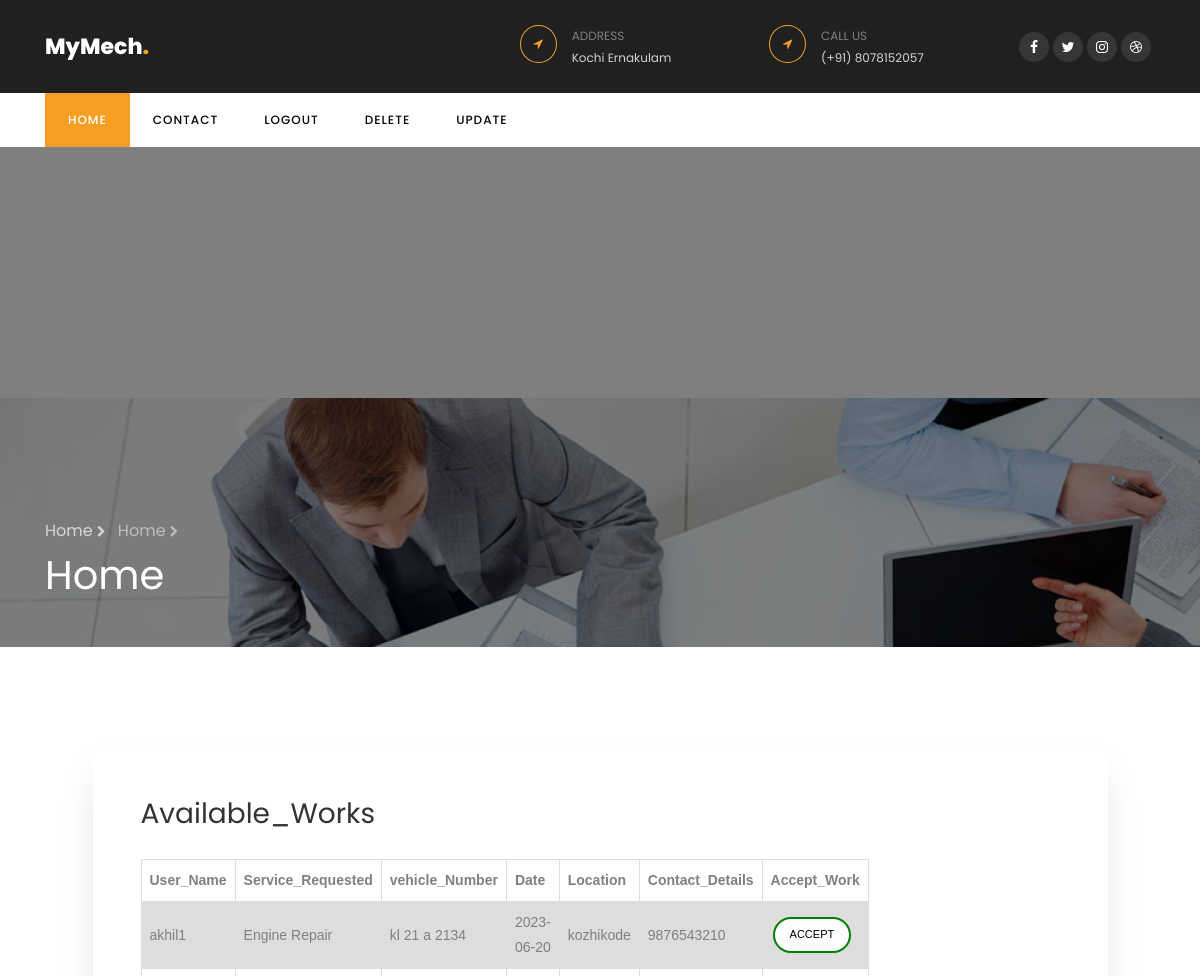
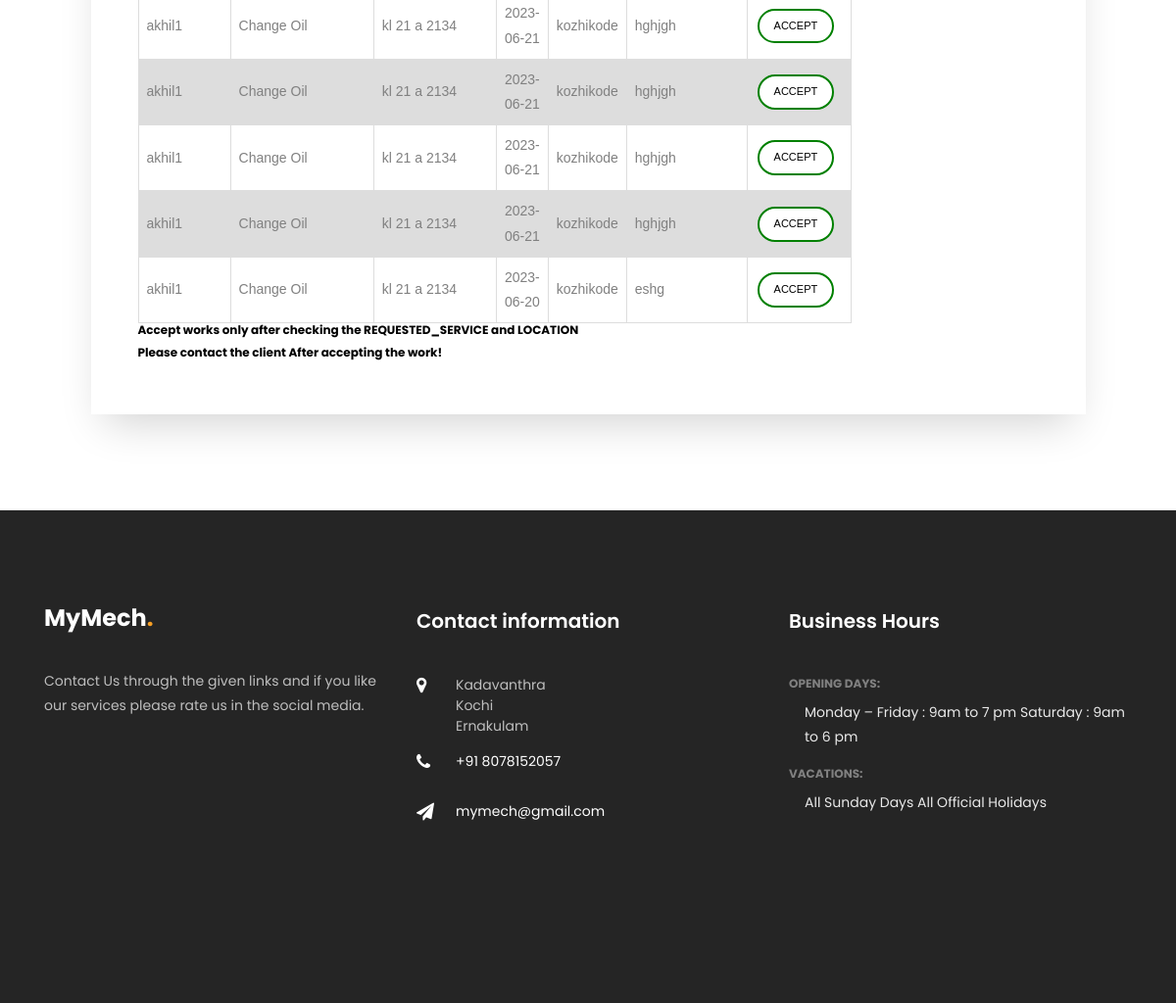
The app's page /profile (signed in) with its own data (2 pictures, top to bottom).
### app1/models.py (models this page shows, shortened)
class book_service(models.Model):
    username=models.CharField(max_length=20)
    service=models.CharField(max_length=20)
    name=models.CharField(max_length=20)
    vehicle_num=models.CharField(max_length=20)
    date=models.CharField(max_length=20)
    location=models.CharField(max_length=20)
    msg=models.CharField(max_length=50)
    status_choice=[
        ('accept','accept'),
        ('reject','reject'),
        ('complete','complete'),
        ('cancel','cancel'),
    ]
    status=models.CharField(max_length=10,choices=status_choice)

### app1/views.py (the view)
# urls.py: path('profile',views.profile),
def profile(request):
    if 'id' in request.session:
        a=request.session['id']
        data=mechanic.objects.filter(username=a)
        if data:
            d = book_service.objects.filter(status='pending')
            for i in d:
                print(i.status)
            return render(request,'mech_home.html',{'data':d})
        else:
            return render(request, 'home2.html')
    else:
        return render(request, 'login.html')

### template/mech_home.html (shortened to what this page needs)
<!DOCTYPE html>
<html lang="en">
  <head>
      {% load static %}
    <link rel="stylesheet" href="https://stackpath.bootstrapcdn.com/font-awesome/4.7.0/css/font-awesome.min.css">
    <link rel="stylesheet" href="{% static 'css/animate.css' %}">
    <link rel="stylesheet" href="{% static 'css/owl.carousel.min.css' %}">
    <link rel="stylesheet" href="{% static 'css/owl.theme.default.min.css' %}">
    <link rel="stylesheet" href="{% static 'css/magnific-popup.css' %}">
    <link rel="stylesheet" href="{% static 'css/bootstrap-datepicker.css' %}">
    <link rel="stylesheet" href="{% static 'css/jquery.timepicker.css' %}">
    <link rel="stylesheet" href="{% static 'css/flaticon.css' %}">
    <link rel="stylesheet" href="{% static 'css/style.css' %}">
  </head>
  <body>
		<div class="wrap">
	    <div class="container">
				<div class="row justify-content-between">
					<div class="col-md-3 d-flex align-items-center">
						<a class="navbar-brand" href="../profile">MyMech<span>.</span></a>
					</div>
					<div class="col-md-7">
						<div class="row">
							<div class="col">
								<div class="top-wrap d-flex">
									<div class="icon d-flex align-items-center justify-content-center"><span class="fa fa-location-arrow"></span></div>
									<div class="text"><span>Address</span><span>Kochi Ernakulam</span></div>
								</div>
							</div>
							<div class="col">
								<div class="top-wrap d-flex">
									<div class="icon d-flex align-items-center justify-content-center"><span class="fa fa-location-arrow"></span></div>
									<div class="text"><span>Call us</span><span>(+91) 8078152057</span></div>
								</div>
							</div>
							<div class="col-md-3 d-flex justify-content-end align-items-center">
								<div class="social-media">
					    		<p class="mb-0 d-flex">
					    			<a href="#" class="d-flex align-items-center justify-content-center"><span class="fa fa-facebook"><i class="sr-only">Facebook</i></span></a>
					    			<a href="#" class="d-flex align-items-center justify-content-center"><span class="fa fa-twitter"><i class="sr-only">Twitter</i></span></a>
					    			<a href="https://instagram.com/akhiljose_aj?igshid=ZGUzMzM3NWJiOQ==" class="d-flex align-items-center justify-content-center"><span class="fa fa-instagram"><i class="sr-only">Instagram</i></span></a>
					    			<a href="#" class="d-flex align-items-center justify-content-center"><span class="fa fa-dribbble"><i class="sr-only">Dribbble</i></span></a>
					    		</p>
				        </div>
							</div>
						</div>
					</div>
				</div>
			</div>
		</div>
		<nav class="navbar navbar-expand-lg navbar-dark ftco_navbar bg-dark ftco-navbar-light" id="ftco-navbar">
	    <div class="container">
	      <div class="collapse navbar-collapse" id="ftco-nav">
	        <ul class="navbar-nav mr-auto">
                <li class="nav-item active"><a href="../profile" class="nav-link">Home</a></li>
	          <li class="nav-item"><a href="../contact2" class="nav-link">Contact</a></li>
                <li class="nav-item"><a href="../logout" class="nav-link">LogOut</a></li>
                <li class="nav-item"><a href="../delete_mech" class="nav-link">Delete</a></li>
                <li class="nav-item"><a href="../update_mech" class="nav-link">update</a></li>
	        </ul>
	      </div>
	    </div>
	  </nav>
    <section class="hero-wrap hero-wrap-2" style="background-image: url({% static 'images/image_6.jpg' %});" data-stellar-background-ratio="0.5">
      <div class="overlay"></div>
      <div class="container">
        <div class="row no-gutters slider-text align-items-end">
          <div class="col-md-9 ftco-animate pb-5">
          	<p class="breadcrumbs mb-2"><span class="mr-2"><a href="../profile">Home <i class="fa fa-chevron-right"></i></a></span> <span>Home <i class="fa fa-chevron-right"></i></span></p>
            <h1 class="mb-0 bread">Home</h1>
          </div>
        </div>
      </div>
    </section>
<section class="ftco-section">
<div class="container">
    <div class="row justify-content-center">
        <div class="col-md-11">
            <div class="wrapper">
                <div class="row no-gutters">
                    <div class="col-md-7 d-flex">
                        <div class="contact-wrap w-100 p-md-5 p-4">
                                <h3 class="mb-4">Available_Works</h3>
                                <form method="POST">
                                <table class="contactForm">
                                 <tr>
                                     <th>User_Name</th>
                                     <th>Service_Requested</th>
                                     <th>vehicle_Number</th>
                                     <th>Date</th>
                                     <th>Location</th>
                                     <th>Contact_Details</th>
                                     <th>Accept_Work</th>
                                 </tr>
                                     {% for i in data %}
                                    <tr>
                                        <td>{{i.name}}</td>
                                        <td>{{i.service}}</td>
                                        <td>{{i.vehicle_num}}</td>
                                        <td>{{i.date}}</td>
                                        <td>{{i.location}}</td>
                                        <td>{{i.msg}}</td>
                                        <td><a href="../mhome_accept/{{i.id}}" class="button button1">ACCEPT</a></td>
                                    </tr>
                                    {% endfor %}
                                </table>
                                </form>
                                <div >
                                    <h6 class="subhead1"><b>Accept works only after checking the REQUESTED_SERVICE and LOCATION</b></h6>
                                    <h6 class="subhead1"><b>Please contact the client After accepting the work!</b></h6>
                                 </div>
                            </div>
                        </div>
                    </div>
                </div>
            </div>
        </div>
    </div>
</section>
    <footer class="footer ftco-section">
      <div class="container">
        <div class="row mb-5">
          <div class="col-md-6 col-lg">
            <div class="ftco-footer-widget mb-4">
              <h2 class="logo"><a href="../profile">MyMech<span>.</span></a></h2>
              <p>Contact Us through the given links and if you like our services please rate us in the social media.</p>
              <ul class="ftco-footer-social list-unstyled float-md-left float-lft mt-4">
              </ul>
            </div>
          </div>
          <div class="col-md-6 col-lg">
            <div class="ftco-footer-widget mb-4">
            	<h2 class="ftco-heading-2">Contact information</h2>
            	<div class="block-23 mb-3">
	              <ul>
	                <li><span class="icon fa fa-map-marker"></span><span class="text">Kadavanthra<br>Kochi<br>Ernakulam</span></li>
	                <li><a href="#"><span class="icon fa fa-phone"></span><span class="text">+91 8078152057</span></a></li>
	                <li><a href="#"><span class="icon fa fa-paper-plane"></span><span class="text">mymech@gmail.com</span></a></li>
	              </ul>
	            </div>
            </div>
          </div>
          <div class="col-md-6 col-lg">
             <div class="ftco-footer-widget mb-4">
              <h2 class="ftco-heading-2">Business Hours</h2>
              <div class="opening-hours">
              	<h4>Opening Days:</h4>
              	<p class="pl-3">
              		<span>Monday – Friday : 9am to 7 pm</span>
              		<span>Saturday : 9am to 6 pm</span>
              	</p>
              	<h4>Vacations:</h4>
              	<p class="pl-3">
              		<span>All Sunday Days</span>
              		<span>All Official Holidays</span>
              	</p>
              </div>
            </div>
          </div>
        </div>
      </div>
    </footer>
  </body>
</html>

### template/mech_home.html (style rules this page uses)
table { font-family: arial, sans-serif; border-collapse: collapse; width: 100%; }
td, th { border: 1px solid #dddddd; text-align: left; padding: 8px; }
tr:nth-child(even) { background-color: #dddddd; }
.button { border: none; color: white; padding: 6px 15px; text-align: center; text-decoration: none; display: inline-block; font-size: 11px; margin: 4px 2px; transition-duration: 0.4s; cursor: pointer; border-radius:50px; }
.button1 { background-color: white; color: black; border: 2px solid green; }
.subhead1 { font-size: 12px; color: black; }

### records on screen
book_service: name "akhil1", service "Engine Repair", vehicle_num "kl 21 a 2134", date "2023-06-20", location "kozhikode", msg "9876543210"
book_service: name "akhil1", service "Change Oil", vehicle_num "kl 21 a 2134", date "2023-06-21", location "kozhikode", msg "hghjgh"
book_service: name "akhil1", service "Change Oil", vehicle_num "kl 21 a 2134", date "2023-06-21", location "kozhikode", msg "hghjgh"
book_service: name "akhil1", service "Change Oil", vehicle_num "kl 21 a 2134", date "2023-06-21", location "kozhikode", msg "hghjgh"
book_service: name "akhil1", service "Change Oil", vehicle_num "kl 21 a 2134", date "2023-06-21", location "kozhikode", msg "hghjgh"
book_service: name "akhil1", service "Change Oil", vehicle_num "kl 21 a 2134", date "2023-06-20", location "kozhikode", msg "eshg"
